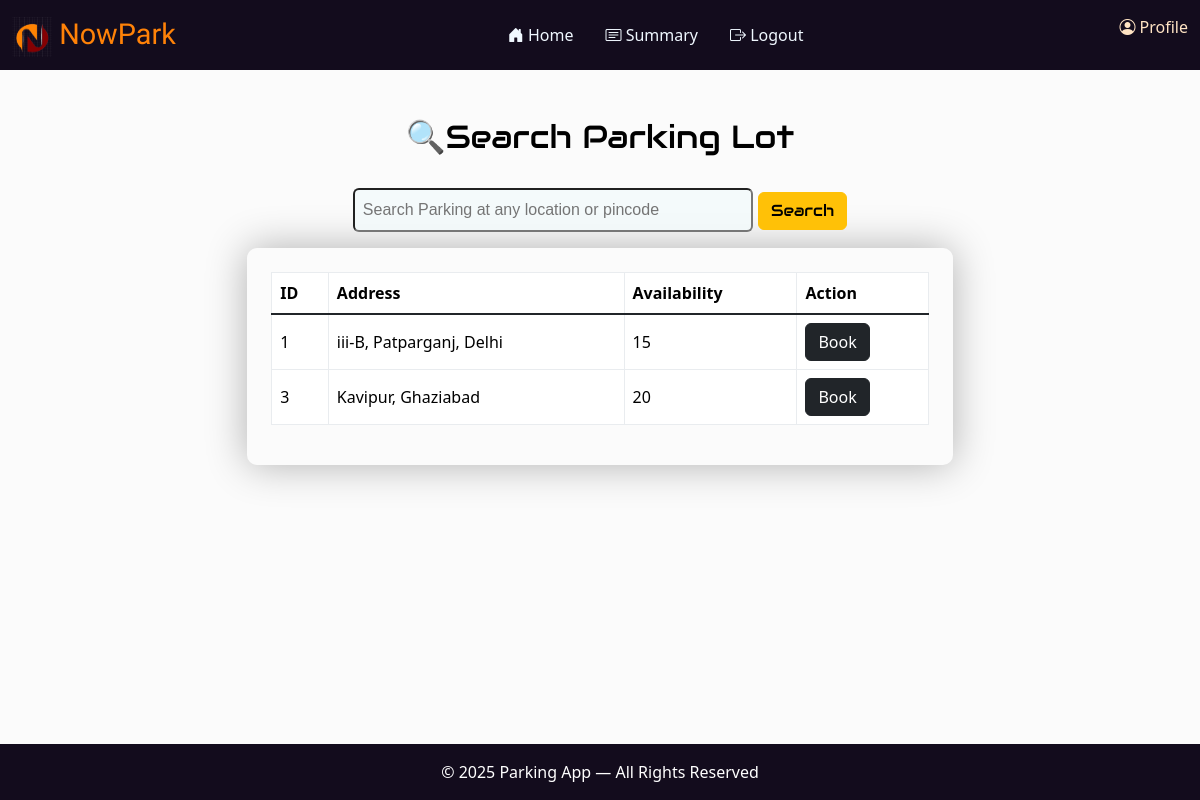
/user_dashboard (signed in), run on the app's committed database.
### App/models.py (models this page shows)
class Parking_Lot(db.Model):
    __tablename__= "parking_lot"
    id= db.Column(db.Integer, primary_key= True)
    prime_location_name = db.Column(db.String(250), nullable= False)
    price = db.Column(db.Float, nullable= False)
    address = db.Column(db.String(250), nullable= False)
    pincode = db.Column(db.Integer, nullable= False)
    max_spots = db.Column(db.Integer, nullable= False)
    is_active = db.Column(db.Boolean, default=True)
    spots= db.relationship('Parking_Spot', back_populates = "lot")

### App/controllers/user.py (the view)
@user.route("/user_dashboard")
@login_required
@roles_required("user")
def user_dashboard():
    ParkingLot=Parking_Lot.query.filter_by(is_active=True).all()
    ParkingSpot={lot.id: Parking_Spot.query.filter_by(is_active=True,lot_id=lot.id, status="A").all() for lot in ParkingLot }
    now=datetime.utcnow()+ timedelta(hours=5, minutes=30)
    active_booking= Reserving_Spot.query.filter_by(user_id=current_user.id, leaving_time=None).first()
    return render_template('userhome.html', User=current_user, ParkingLot=ParkingLot, ParkingSpot=ParkingSpot, now=now, active_booking=active_booking)

### App/models.py (called while the page is built)
    def get_role(self):
        return "user"

### App/templates/userhome.html (shortened to what this page needs)
{% extends "userbase.html" %}
{% block content %}
<div class="container-fluid">
    {% if active_booking %}
    <div class="active">
        <div class="card " style="width: 25rem;">
            <div class="card-body text-center">
                <h2 class="heading" >Active Booking</h2>
                <p><b>Spot ID : </b>{{active_booking.spot.id}}</p>
                <p><b>Location : </b>{{active_booking.spot.lot.prime_location_name}}</p>
                <p><b>Vehicle No. : </b>{{active_booking.vehicle_no}}</p>
                <p><b>Booked at ⏱️ : </b>{{active_booking.parking_time.strftime('%d %B %Y, %I:%M %p')}}</p>
                {% if duration %}
                <p><b>Duration : </b>{{duration}}</p>
                <p><b>Cost : </b>₹{{cost}}</p>
                <a class="btn btn-dark"
                    href="{{url_for('user.released_spot', id=active_booking.id, now=now)}}">confirm</a>
                {% else %}
                <a class="btn btn-dark" href="{{url_for('user.release_spot', id=active_booking.id)}}">Release</a>
                {% endif %}
            </div>
        </div>
    </div>
    {% else %}
    <div class="heading mt-5">
        <h2>🔍Search Parking Lot</h2>
        <form action="{{url_for('user.search')}}" , method="get">
            <input class="input" type="text" name="q" placeholder="Search Parking at any location or pincode"
                value="{{query or ''}}"></input>
            <input class="search btn btn-warning text" type="submit" value="Search">
        </form>
    </div>
    <div class="table-area mt-3">
        <div class="table-responsive">
            <table class="table table-hover table-bordered border-light-subtle table align-middle">
                <thead>
                    <tr>
                        <th>ID</th>
                        <th>Address</th>
                        <th>Availability</th>
                        <th>Action</th>
                    </tr>
                </thead>
                <tbody class="table-group-divider">
                    {% if ParkingLot %}
                    {% for lot in ParkingLot %}
                    {% set Parkingspot=ParkingSpot[lot.id] %}
                    {% if Parkingspot | length > 0 %}
                    {% set spot=Parkingspot[0] %}
                    <tr>
                        <td>{{lot.id}}</td>
                        <td>{{lot.address}}</td>
                        <td>{{Parkingspot| length}}</td>
                        <td> <button type="button" class="btn btn-dark" data-bs-toggle="modal"
                                data-bs-target="#Book_spot{{spot.id}}">
                                Book
                            </button>
                        </td>
                    </tr>
                    {% else %}
                    <tr>
                        <td colspan="4" class="text-center text-muted">🚫 No spots available in {{lot.address}}</td>
                    </tr>
                    {% endif %}
                    {% endfor %}
                    {% else %}
                    <tr>
                        <td colspan="4" class="text-center text-muted">🚫 No Lot available in {{query or ''}}</td>
                    </tr>
                    {% endif %}
                </tbody>
            </table>
        </div>
    </div>
    {% endif %}
</div>
{% endblock %}

### App/static/css/user.css (style rules this page uses)
html,body { height:100%; margin: 0; }
body { background-color: #FBFBFB; display:flex; flex-direction: column; }
.heading { display: flex; align-items: center; color: black; font-family: "Audiowide", sans-serif; font-weight: 400; font-style: normal; flex-direction: column; gap: 1.5em; }
.table-area { flex-grow: 1; overflow-y: auto; overflow-x:auto; padding: 1.5em; max-width: 60%; max-height: 60vh; margin: 0 auto; box-shadow: 0px 0px 40px 0px rgba(0, 0, 0, 0.3); border-radius: 10px; }
.input { width:25rem; background-color:rgba(243, 251, 252, 0.808); font-family:'Franklin Gothic Medium', 'Arial Narrow', Arial, sans-serif; padding:0.5em; border-radius: 6px; }

### data on the page
Parking_Lot: id "1", address "iii-B, Patparganj, Delhi", Parkingspot "15"
Parking_Lot: id "3", address "Kavipur, Ghaziabad", Parkingspot "20"
